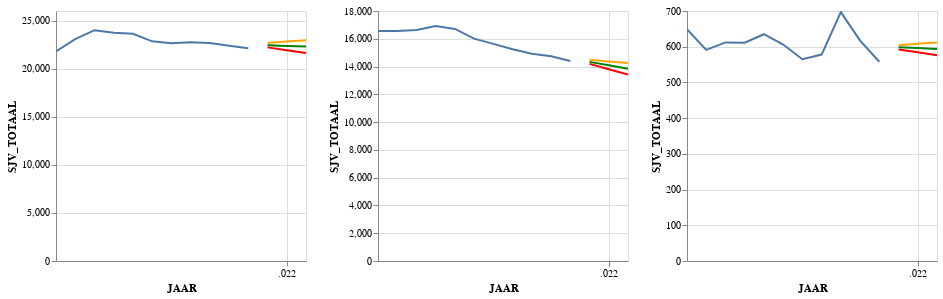

Source (notebook cell):
### Markdown cell above
# QC plot for low, mid , high prediction for 3 PC6's¶

### Code cell
df1 =df_verbruik[df_verbruik['PC4'] == 4251]
df2 =df_verbruik[df_verbruik['PC4'] == 6373]
df3 =df_verbruik[df_verbruik['PC4'] == 9998]

df1_low =df_verbruik_low[df_verbruik_low['PC4'] == 4251]
df2_low =df_verbruik_low[df_verbruik_low['PC4'] == 6373]
df3_low =df_verbruik_low[df_verbruik_low['PC4'] == 9998]

df1_mid =df_verbruik_mid[df_verbruik_mid['PC4'] == 4251]
df2_mid =df_verbruik_mid[df_verbruik_mid['PC4'] == 6373]
df3_mid =df_verbruik_mid[df_verbruik_mid['PC4'] == 9998]

df1_high =df_verbruik_high[df_verbruik_high['PC4'] == 4251]
df2_high =df_verbruik_high[df_verbruik_high['PC4'] == 6373]
df3_high =df_verbruik_high[df_verbruik_high['PC4'] == 9998]

pc6_1 = alt.Chart(df1.reset_index()).mark_line(clip=True).encode(
                     alt.X('JAAR:T'),
                     alt.Y('SJV_TOTAAL:Q'),
                     ).properties(width=250,height=250)
    
pc6_2 = alt.Chart(df2.reset_index()).mark_line(clip=True).encode(
                     alt.X('JAAR:T'),
                     alt.Y('SJV_TOTAAL:Q'),
                     ).properties(width=250,height=250)

pc6_3 = alt.Chart(df3.reset_index()).mark_line(clip=True).encode(
                     alt.X('JAAR:T'),
                     alt.Y('SJV_TOTAAL:Q'),
                     ).properties(width=250,height=250)

pc6_1_low = alt.Chart(df1_low.reset_index()).mark_line(clip=True).encode(
                     alt.X('JAAR:T'),
                     alt.Y('SJV_TOTAAL:Q'),color=alt.value('red')
                     ).properties(width=250,height=250)
    
pc6_2_low = alt.Chart(df2_low.reset_index()).mark_line(clip=True).encode(
                     alt.X('JAAR:T'),
                     alt.Y('SJV_TOTAAL:Q'),color=alt.value('red')
                     ).properties(width=250,height=250)

pc6_3_low = alt.Chart(df3_low.reset_index()).mark_line(clip=True).encode(
                     alt.X('JAAR:T'),
                     alt.Y('SJV_TOTAAL:Q'),color=alt.value('red')
                     ).properties(width=250,height=250)

pc6_1_mid = alt.Chart(df1_mid.reset_index()).mark_line(clip=True).encode(
                     alt.X('JAAR:T'),
                     alt.Y('SJV_TOTAAL:Q'),color=alt.value('green')
                     ).properties(width=250,height=250)
    
pc6_2_mid = alt.Chart(df2_mid.reset_index()).mark_line(clip=True).encode(
                     alt.X('JAAR:T'),
                     alt.Y('SJV_TOTAAL:Q'),color=alt.value('green')
                     ).properties(width=250,height=250)

pc6_3_mid = alt.Chart(df3_mid.reset_index()).mark_line(clip=True).encode(
                     alt.X('JAAR:T'),
                     alt.Y('SJV_TOTAAL:Q'),color=alt.value('green')
                     ).properties(width=250,height=250)

pc6_1_high = alt.Chart(df1_high.reset_index()).mark_line(clip=True).encode(
                     alt.X('JAAR:T'),
                     alt.Y('SJV_TOTAAL:Q'),color=alt.value('orange')
                     ).properties(width=250,height=250)
    
pc6_2_high = alt.Chart(df2_high.reset_index()).mark_line(clip=True).encode(
                     alt.X('JAAR:T'),
                     alt.Y('SJV_TOTAAL:Q'),color=alt.value('orange')
                     ).properties(width=250,height=250)

pc6_3_high = alt.Chart(df3_high.reset_index()).mark_line(clip=True).encode(
                     alt.X('JAAR:T'),
                     alt.Y('SJV_TOTAAL:Q'),color=alt.value('orange')
                     ).properties(width=250,height=250)



pc6_1 + pc6_1_low + pc6_1_mid + pc6_1_high| pc6_2 + pc6_2_low + pc6_2_mid + pc6_2_high  | pc6_3  + pc6_3_low + pc6_3_mid + pc6_3_high

### Figure 1 — Vega-Lite specification as saved in the notebook (floating-point values rounded to 4 significant figures)
{"config": {"view": {"continuousWidth": 400, "continuousHeight": 300}}, "hconcat": [{"layer": [{"data": {"name": "data-f7a6f177b048720b3bfdfa47885ff6c2"}, "mark": {"type": "line", "clip": true}, "encoding": {"x": {"type": "temporal", "field": "JAAR"}, "y": {"type": "quantitative", "field": "SJV_TOTAAL"}}, "height": 250, "width": 250}, {"data": {"name": "data-d527f147e090668b3f66e64341a78b49"}, "mark": {"type": "line", "clip": true}, "encoding": {"color": {"value": "red"}, "x": {"type": "temporal", "field": "JAAR"}, "y": {"type": "quantitative", "field": "SJV_TOTAAL"}}, "height": 250, "width": 250}, {"data": {"name": "data-3988efc46973e6622cf20fd304b82e53"}, "mark": {"type": "line", "clip": true}, "encoding": {"color": {"value": "green"}, "x": {"type": "temporal", "field": "JAAR"}, "y": {"type": "quantitative", "field": "SJV_TOTAAL"}}, "height": 250, "width": 250}, {"data": {"name": "data-399999ab2b47eaa02106ae97b5ccdb40"}, "mark": {"type": "line", "clip": true}, "encoding": {"color": {"value": "orange"}, "x": {"type": "temporal", "field": "JAAR"}, "y": {"type": "quantitative", "field": "SJV_TOTAAL"}}, "height": 250, "width": 250}]}, {"layer": [{"data": {"name": "data-3d8bc73f595bf4c9822a93c2a188a700"}, "mark": {"type": "line", "clip": true}, "encoding": {"x": {"type": "temporal", "field": "JAAR"}, "y": {"type": "quantitative", "field": "SJV_TOTAAL"}}, "height": 250, "width": 250}, {"data": {"name": "data-750aacf0afb9c8d3fa8f3a4e21223b26"}, "mark": {"type": "line", "clip": true}, "encoding": {"color": {"value": "red"}, "x": {"type": "temporal", "field": "JAAR"}, "y": {"type": "quantitative", "field": "SJV_TOTAAL"}}, "height": 250, "width": 250}, {"data": {"name": "data-ba86d6088e01d150f2e780acec9f2bbd"}, "mark": {"type": "line", "clip": true}, "encoding": {"color": {"value": "green"}, "x": {"type": "temporal", "field": "JAAR"}, "y": {"type": "quantitative", "field": "SJV_TOTAAL"}}, "height": 250, "width": 250}, {"data": {"name": "data-f777391a45e06e063dcc45c523d0f7ac"}, "mark": {"type": "line", "clip": true}, "encoding": {"color": {"value": "orange"}, "x": {"type": "temporal", "field": "JAAR"}, "y": {"type": "quantitative", "field": "SJV_TOTAAL"}}, "height": 250, "width": 250}]}, {"layer": [{"data": {"name": "data-1a4b400ad76253164692353a4aba2eb6"}, "mark": {"type": "line", "clip": true}, "encoding": {"x": {"type": "temporal", "field": "JAAR"}, "y": {"type": "quantitative", "field": "SJV_TOTAAL"}}, "height": 250, "width": 250}, {"data": {"name": "data-aa26b1df9f28683c2b9eee2218a7784f"}, "mark": {"type": "line", "clip": true}, "encoding": {"color": {"value": "red"}, "x": {"type": "temporal", "field": "JAAR"}, "y": {"type": "quantitative", "field": "SJV_TOTAAL"}}, "height": 250, "width": 250}, {"data": {"name": "data-b80ca8b9cd325a00a59df7fff52dd749"}, "mark": {"type": "line", "clip": true}, "encoding": {"color": {"value": "green"}, "x": {"type": "temporal", "field": "JAAR"}, "y": {"type": "quantitative", "field": "SJV_TOTAAL"}}, "height": 250, "width": 250}, {"data": {"name": "data-110f2474ad354b32782fb10b219742e7"}, "mark": {"type": "line", "clip": true}, "encoding": {"color": {"value": "orange"}, "x": {"type": "temporal", "field": "JAAR"}, "y": {"type": "quantitative", "field": "SJV_TOTAAL"}}, "height": 250, "width": 250}]}], "$schema": "https://vega.github.io/schema/vega-lite/v4.8.1.json", "datasets": {"data-f7a6f177b048720b3bfdfa47885ff6c2": [{"index": 0, "DATUM": "2020-12-31T00:00:00", "JAAR": 2020, "PC4": 4251, "SJV_TOTAAL": 22130.0, "AANSLUITINGEN_AANTAL": 4720, "LEVERINGSRICHTING_PERC": 90.73, "RES": "West-Brabant"}, {"index": 1578, "DATUM": "2019-12-31T00:00:00", "JAAR": 2019, "PC4": 4251, "SJV_TOTAAL": 22390.0, "AANSLUITINGEN_AANTAL": 4720, "LEVERINGSRICHTING_PERC": 93.15, "RES": "West-Brabant"}, {"index": 3154, "DATUM": "2018-12-31T00:00:00", "JAAR": 2018, "PC4": 4251, "SJV_TOTAAL": 22680.0, "AANSLUITINGEN_AANTAL": 4713, "LEVERINGSRICHTING_PERC": 95.75, "RES": "West-Brabant"}, {"index": 4731, "DATUM": "2017-12-31T00:00:00", "JAAR": 2017, "PC4": 4251, "SJV_TOTAAL": 22740.0, "AANSLUITINGEN_AANTAL": 4661, "LEVERINGSRICHTING_PERC": 97.41, "RES": "West-Brabant"}, {"index": 6268, "DATUM": "2016-12-31T00:00:00", "JAAR": 2016, "PC4": 4251, "SJV_TOTAAL": 22640.0, "AANSLUITINGEN_AANTAL": 4581, "LEVERINGSRICHTING_PERC": 97.99, "RES": "West-Brabant"}, {"index": 7776, "DATUM": "2015-12-31T00:00:00", "JAAR": 2015, "PC4": 4251, "SJV_TOTAAL": 22850.0, "AANSLUITINGEN_AANTAL": 4570, "LEVERINGSRICHTING_PERC": 98.41, "RES": "West-Brabant"}, {"index": 9340, "DATUM": "2014-12-31T00:00:00", "JAAR": 2014, "PC4": 4251, "SJV_TOTAAL": 23620.0, "AANSLUITINGEN_AANTAL": 4544, "LEVERINGSRICHTING_PERC": 99.09, "RES": "West-Brabant"}, {"index": 10905, "DATUM": "2013-12-31T00:00:00", "JAAR": 2013, "PC4": 4251, "SJV_TOTAAL": 23730.0, "AANSLUITINGEN_AANTAL": 4512, "LEVERINGSRICHTING_PERC": 99.66, "RES": "West-Brabant"}, {"index": 12468, "DATUM": "2012-12-31T00:00:00", "JAAR": 2012, "PC4": 4251, "SJV_TOTAAL": 24010.0, "AANSLUITINGEN_AANTAL": 4486, "LEVERINGSRICHTING_PERC": 99.85, "RES": "West-Brabant"}, {"index": 14026, "DATUM": "2011-12-31T00:00:00", "JAAR": 2011, "PC4": 4251, "SJV_TOTAAL": 23080.0, "AANSLUITINGEN_AANTAL": 4413, "LEVERINGSRICHTING_PERC": 99.95, "RES": "West-Brabant"}, {"index": 15580, "DATUM": "2010-12-31T00:00:00", "JAAR": 2010, "PC4": 4251, "SJV_TOTAAL": 21800.0, "AANSLUITINGEN_AANTAL": 4325, "LEVERINGSRICHTING_PERC": 99.95, "RES": "West-Brabant"}], "data-d527f147e090668b3f66e64341a78b49": [{"index": 0, "DATUM": "2020-12-31T00:00:00", "JAAR": 2021, "PC4": 4251, "SJV_TOTAAL": [22220.0], "AANSLUITINGEN_AANTAL": 4720, "LEVERINGSRICHTING_PERC": 90.73, "RES": "West-Brabant"}, {"index": 1, "DATUM": "2020-12-31T00:00:00", "JAAR": 2022, "PC4": 4251, "SJV_TOTAAL": [21920.0], "AANSLUITINGEN_AANTAL": 4720, "LEVERINGSRICHTING_PERC": 90.73, "RES": "West-Brabant"}, {"index": 2, "DATUM": "2020-12-31T00:00:00", "JAAR": 2023, "PC4": 4251, "SJV_TOTAAL": [21630.0], "AANSLUITINGEN_AANTAL": 4720, "LEVERINGSRICHTING_PERC": 90.73, "RES": "West-Brabant"}], "data-3988efc46973e6622cf20fd304b82e53": [{"index": 0, "DATUM": "2020-12-31T00:00:00", "JAAR": 2021, "PC4": 4251, "SJV_TOTAAL": [22440.0], "AANSLUITINGEN_AANTAL": 4720, "LEVERINGSRICHTING_PERC": 90.73, "RES": "West-Brabant"}, {"index": 1, "DATUM": "2020-12-31T00:00:00", "JAAR": 2022, "PC4": 4251, "SJV_TOTAAL": [22370.0], "AANSLUITINGEN_AANTAL": 4720, "LEVERINGSRICHTING_PERC": 90.73, "RES": "West-Brabant"}, {"index": 2, "DATUM": "2020-12-31T00:00:00", "JAAR": 2023, "PC4": 4251, "SJV_TOTAAL": [22300.0], "AANSLUITINGEN_AANTAL": 4720, "LEVERINGSRICHTING_PERC": 90.73, "RES": "West-Brabant"}], "data-399999ab2b47eaa02106ae97b5ccdb40": [{"index": 0, "DATUM": "2020-12-31T00:00:00", "JAAR": 2021, "PC4": 4251, "SJV_TOTAAL": [22670.0], "AANSLUITINGEN_AANTAL": 4720, "LEVERINGSRICHTING_PERC": 90.73, "RES": "West-Brabant"}, {"index": 1, "DATUM": "2020-12-31T00:00:00", "JAAR": 2022, "PC4": 4251, "SJV_TOTAAL": [22820.0], "AANSLUITINGEN_AANTAL": 4720, "LEVERINGSRICHTING_PERC": 90.73, "RES": "West-Brabant"}, {"index": 2, "DATUM": "2020-12-31T00:00:00", "JAAR": 2023, "PC4": 4251, "SJV_TOTAAL": [22970.0], "AANSLUITINGEN_AANTAL": 4720, "LEVERINGSRICHTING_PERC": 90.73, "RES": "West-Brabant"}], "data-3d8bc73f595bf4c9822a93c2a188a700": [{"index": 745, "DATUM": "2020-12-31T00:00:00", "JAAR": 2020, "PC4": 6373, "SJV_TOTAAL": 14400.0, "AANSLUITINGEN_AANTAL": 4398, "LEVERINGSRICHTING_PERC": 78.23, "RES": "Zuid-Limburg"}, {"index": 2323, "DATUM": "2019-12-31T00:00:00", "JAAR": 2019, "PC4": 6373, "SJV_TOTAAL": 14740.0, "AANSLUITINGEN_AANTAL": 4407, "LEVERINGSRICHTING_PERC": 82.12, "RES": "Zuid-Limburg"}, {"index": 3898, "DATUM": "2018-12-31T00:00:00", "JAAR": 2018, "PC4": 6373, "SJV_TOTAAL": 14920.0, "AANSLUITINGEN_AANTAL": 4405, "LEVERINGSRICHTING_PERC": 85.41, "RES": "Zuid-Limburg"}, {"index": 5456, "DATUM": "2017-12-31T00:00:00", "JAAR": 2017, "PC4": 6373, "SJV_TOTAAL": 15240.0, "AANSLUITINGEN_AANTAL": 4378, "LEVERINGSRICHTING_PERC": 88.71, "RES": "Zuid-Limburg"}, {"index": 6967, "DATUM": "2016-12-31T00:00:00", "JAAR": 2016, "PC4": 6373, "SJV_TOTAAL": 15630.0, "AANSLUITINGEN_AANTAL": 4362, "LEVERINGSRICHTING_PERC": 92.33, "RES": "Zuid-Limburg"}, {"index": 8476, "DATUM": "2015-12-31T00:00:00", "JAAR": 2015, "PC4": 6373, "SJV_TOTAAL": 16010.0, "AANSLUITINGEN_AANTAL": 4348, "LEVERINGSRICHTING_PERC": 97.16, "RES": "Zuid-Limburg"}, {"index": 10041, "DATUM": "2014-12-31T00:00:00", "JAAR": 2014, "PC4": 6373, "SJV_TOTAAL": 16710.0, "AANSLUITINGEN_AANTAL": 4338, "LEVERINGSRICHTING_PERC": 97.66, "RES": "Zuid-Limburg"}, {"index": 11604, "DATUM": "2013-12-31T00:00:00", "JAAR": 2013, "PC4": 6373, "SJV_TOTAAL": 16920.0, "AANSLUITINGEN_AANTAL": 4322, "LEVERINGSRICHTING_PERC": 98.99, "RES": "Zuid-Limburg"}, {"index": 13163, "DATUM": "2012-12-31T00:00:00", "JAAR": 2012, "PC4": 6373, "SJV_TOTAAL": 16640.0, "AANSLUITINGEN_AANTAL": 4210, "LEVERINGSRICHTING_PERC": 99.83, "RES": "Zuid-Limburg"}, {"index": 14720, "DATUM": "2011-12-31T00:00:00", "JAAR": 2011, "PC4": 6373, "SJV_TOTAAL": 16560.0, "AANSLUITINGEN_AANTAL": 4100, "LEVERINGSRICHTING_PERC": 99.95, "RES": "Zuid-Limburg"}, {"index": 16272, "DATUM": "2010-12-31T00:00:00", "JAAR": 2010, "PC4": 6373, "SJV_TOTAAL": 16560.0, "AANSLUITINGEN_AANTAL": 4075, "LEVERINGSRICHTING_PERC": 99.95, "RES": "Zuid-Limburg"}], "data-750aacf0afb9c8d3fa8f3a4e21223b26": [{"index": 0, "DATUM": "2020-12-31T00:00:00", "JAAR": 2021, "PC4": 6373, "SJV_TOTAAL": [14190.0], "AANSLUITINGEN_AANTAL": 4398, "LEVERINGSRICHTING_PERC": 78.23, "RES": "Zuid-Limburg"}, {"index": 1, "DATUM": "2020-12-31T00:00:00", "JAAR": 2022, "PC4": 6373, "SJV_TOTAAL": [13810.0], "AANSLUITINGEN_AANTAL": 4398, "LEVERINGSRICHTING_PERC": 78.23, "RES": "Zuid-Limburg"}, {"index": 2, "DATUM": "2020-12-31T00:00:00", "JAAR": 2023, "PC4": 6373, "SJV_TOTAAL": [13420.0], "AANSLUITINGEN_AANTAL": 4398, "LEVERINGSRICHTING_PERC": 78.23, "RES": "Zuid-Limburg"}], "data-ba86d6088e01d150f2e780acec9f2bbd": [{"index": 0, "DATUM": "2020-12-31T00:00:00", "JAAR": 2021, "PC4": 6373, "SJV_TOTAAL": [14340.0], "AANSLUITINGEN_AANTAL": 4398, "LEVERINGSRICHTING_PERC": 78.23, "RES": "Zuid-Limburg"}, {"index": 1, "DATUM": "2020-12-31T00:00:00", "JAAR": 2022, "PC4": 6373, "SJV_TOTAAL": [14090.0], "AANSLUITINGEN_AANTAL": 4398, "LEVERINGSRICHTING_PERC": 78.23, "RES": "Zuid-Limburg"}, {"index": 2, "DATUM": "2020-12-31T00:00:00", "JAAR": 2023, "PC4": 6373, "SJV_TOTAAL": [13830.0], "AANSLUITINGEN_AANTAL": 4398, "LEVERINGSRICHTING_PERC": 78.23, "RES": "Zuid-Limburg"}], "data-f777391a45e06e063dcc45c523d0f7ac": [{"index": 0, "DATUM": "2020-12-31T00:00:00", "JAAR": 2021, "PC4": 6373, "SJV_TOTAAL": [14480.0], "AANSLUITINGEN_AANTAL": 4398, "LEVERINGSRICHTING_PERC": 78.23, "RES": "Zuid-Limburg"}, {"index": 1, "DATUM": "2020-12-31T00:00:00", "JAAR": 2022, "PC4": 6373, "SJV_TOTAAL": [14370.0], "AANSLUITINGEN_AANTAL": 4398, "LEVERINGSRICHTING_PERC": 78.23, "RES": "Zuid-Limburg"}, {"index": 2, "DATUM": "2020-12-31T00:00:00", "JAAR": 2023, "PC4": 6373, "SJV_TOTAAL": [14250.0], "AANSLUITINGEN_AANTAL": 4398, "LEVERINGSRICHTING_PERC": 78.23, "RES": "Zuid-Limburg"}], "data-1a4b400ad76253164692353a4aba2eb6": [{"index": 1576, "DATUM": "2020-12-31T00:00:00", "JAAR": 2020, "PC4": 9998, "SJV_TOTAAL": 558.0, "AANSLUITINGEN_AANTAL": 91, "LEVERINGSRICHTING_PERC": 56.76, "RES": "Groningen"}, {"index": 3152, "DATUM": "2019-12-31T00:00:00", "JAAR": 2019, "PC4": 9998, "SJV_TOTAAL": 617.0, "AANSLUITINGEN_AANTAL": 92, "LEVERINGSRICHTING_PERC": 59.71, "RES": "Groningen"}, {"index": 4729, "DATUM": "2018-12-31T00:00:00", "JAAR": 2018, "PC4": 9998, "SJV_TOTAAL": 697.0, "AANSLUITINGEN_AANTAL": 92, "LEVERINGSRICHTING_PERC": 61.55, "RES": "Groningen"}, {"index": 6266, "DATUM": "2017-12-31T00:00:00", "JAAR": 2017, "PC4": 9998, "SJV_TOTAAL": 578.0, "AANSLUITINGEN_AANTAL": 85, "LEVERINGSRICHTING_PERC": 67.75, "RES": "Groningen"}, {"index": 7774, "DATUM": "2016-12-31T00:00:00", "JAAR": 2016, "PC4": 9998, "SJV_TOTAAL": 565.0, "AANSLUITINGEN_AANTAL": 84, "LEVERINGSRICHTING_PERC": 74.5, "RES": "Groningen"}, {"index": 9338, "DATUM": "2015-12-31T00:00:00", "JAAR": 2015, "PC4": 9998, "SJV_TOTAAL": 606.0, "AANSLUITINGEN_AANTAL": 85, "LEVERINGSRICHTING_PERC": 87.5, "RES": "Groningen"}, {"index": 10903, "DATUM": "2014-12-31T00:00:00", "JAAR": 2014, "PC4": 9998, "SJV_TOTAAL": 635.0, "AANSLUITINGEN_AANTAL": 85, "LEVERINGSRICHTING_PERC": 93.5, "RES": "Groningen"}, {"index": 12466, "DATUM": "2013-12-31T00:00:00", "JAAR": 2013, "PC4": 9998, "SJV_TOTAAL": 611.0, "AANSLUITINGEN_AANTAL": 85, "LEVERINGSRICHTING_PERC": 97.0, "RES": "Groningen"}, {"index": 14024, "DATUM": "2012-12-31T00:00:00", "JAAR": 2012, "PC4": 9998, "SJV_TOTAAL": 612.0, "AANSLUITINGEN_AANTAL": 79, "LEVERINGSRICHTING_PERC": 98.25, "RES": "Groningen"}, {"index": 15578, "DATUM": "2011-12-31T00:00:00", "JAAR": 2011, "PC4": 9998, "SJV_TOTAAL": 591.0, "AANSLUITINGEN_AANTAL": 76, "LEVERINGSRICHTING_PERC": 99.0, "RES": "Groningen"}, {"index": 17128, "DATUM": "2010-12-31T00:00:00", "JAAR": 2010, "PC4": 9998, "SJV_TOTAAL": 649.0, "AANSLUITINGEN_AANTAL": 76, "LEVERINGSRICHTING_PERC": 99.0, "RES": "Groningen"}], "data-aa26b1df9f28683c2b9eee2218a7784f": [{"index": 0, "DATUM": "2020-12-31T00:00:00", "JAAR": 2021, "PC4": 9998, "SJV_TOTAAL": [592.2], "AANSLUITINGEN_AANTAL": 91, "LEVERINGSRICHTING_PERC": 56.76, "RES": "Groningen"}, {"index": 1, "DATUM": "2020-12-31T00:00:00", "JAAR": 2022, "PC4": 9998, "SJV_TOTAAL": [584.2], "AANSLUITINGEN_AANTAL": 91, "LEVERINGSRICHTING_PERC": 56.76, "RES": "Groningen"}, {"index": 2, "DATUM": "2020-12-31T00:00:00", "JAAR": 2023, "PC4": 9998, "SJV_TOTAAL": [576.3], "AANSLUITINGEN_AANTAL": 91, "LEVERINGSRICHTING_PERC": 56.76, "RES": "Groningen"}], "data-b80ca8b9cd325a00a59df7fff52dd749": [{"index": 0, "DATUM": "2020-12-31T00:00:00", "JAAR": 2021, "PC4": 9998, "SJV_TOTAAL": [598.2], "AANSLUITINGEN_AANTAL": 91, "LEVERINGSRICHTING_PERC": 56.76, "RES": "Groningen"}, {"index": 1, "DATUM": "2020-12-31T00:00:00", "JAAR": 2022, "PC4": 9998, "SJV_TOTAAL": [596.1], "AANSLUITINGEN_AANTAL": 91, "LEVERINGSRICHTING_PERC": 56.76, "RES": "Groningen"}, {"index": 2, "DATUM": "2020-12-31T00:00:00", "JAAR": 2023, "PC4": 9998, "SJV_TOTAAL": [593.9], "AANSLUITINGEN_AANTAL": 91, "LEVERINGSRICHTING_PERC": 56.76, "RES": "Groningen"}], "data-110f2474ad354b32782fb10b219742e7": [{"index": 0, "DATUM": "2020-12-31T00:00:00", "JAAR": 2021, "PC4": 9998, "SJV_TOTAAL": [604.1], "AANSLUITINGEN_AANTAL": 91, "LEVERINGSRICHTING_PERC": 56.76, "RES": "Groningen"}, {"index": 1, "DATUM": "2020-12-31T00:00:00", "JAAR": 2022, "PC4": 9998, "SJV_TOTAAL": [608.0], "AANSLUITINGEN_AANTAL": 91, "LEVERINGSRICHTING_PERC": 56.76, "RES": "Groningen"}, {"index": 2, "DATUM": "2020-12-31T00:00:00", "JAAR": 2023, "PC4": 9998, "SJV_TOTAAL": [611.9], "AANSLUITINGEN_AANTAL": 91, "LEVERINGSRICHTING_PERC": 56.76, "RES": "Groningen"}]}}
